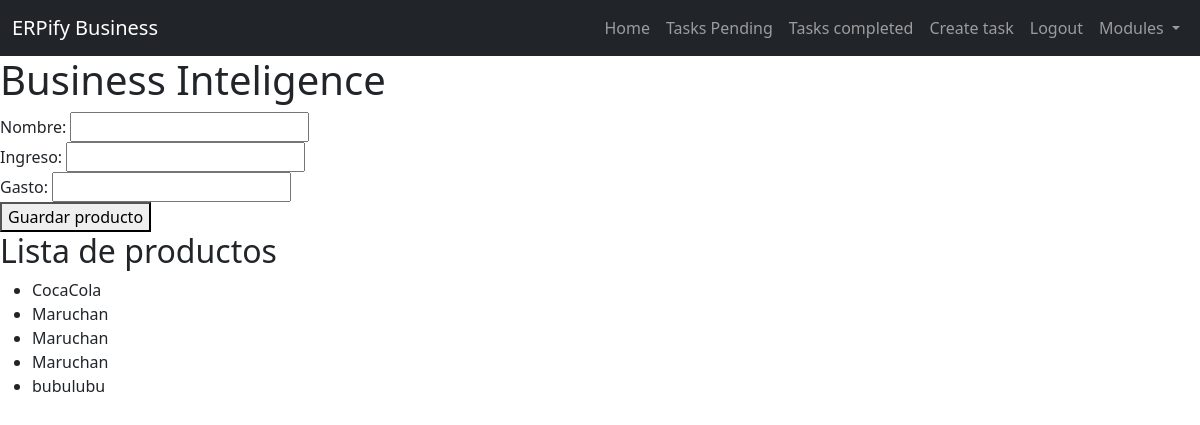
The app's page /BI/ (signed in) with its own data.
### task/models.py (models this page shows, shortened)
class Producto(models.Model):
    nombre = models.CharField(max_length=255)
    ingreso = models.DecimalField(max_digits=10, decimal_places=2)
    gasto = models.DecimalField(max_digits=10, decimal_places=2)
    tabla_productos = models.TextField(blank=True, null=True)

### task/views.py (the view)
# urls.py: path('BI/', views.BI, name='BI'),
@login_required
def BI(request):
    if request.method == 'POST':
        form = ProductoForm(request.POST)
        if form.is_valid():
            form.save()
            productos = Producto.objects.all()
    else:
        form = ProductoForm()
        productos = Producto.objects.all()  # Obtener todos los productos incluso para solicitudes GET
    return render(request, 'BI.html', {
        'form': form,
        'productos': productos,  # Agregar productos al contexto
    })

### task/forms.py
class ProductoForm(ModelForm):
    class Meta:
        model = Producto
        fields = ['nombre','ingreso','gasto']

### task/templates/BI.html (shortened to what this page needs)
{% extends 'base.html' %}
{% block content %}
    <h1>Business Inteligence</h1>
    <form action="/BI/" method="POST">
        {{ form }}
        <button>
            Guardar producto
        </button>
    </form>
    <h2>Lista de productos</h2>
    <ul>
        {% for producto in productos %}
            <li>{{ producto.nombre }}</li>  {% endfor %}
    </ul>
{% endblock %}

### records on screen
Producto: nombre "CocaCola"
Producto: nombre "Maruchan"
Producto: nombre "Maruchan"
Producto: nombre "Maruchan"
Producto: nombre "bubulubu"
